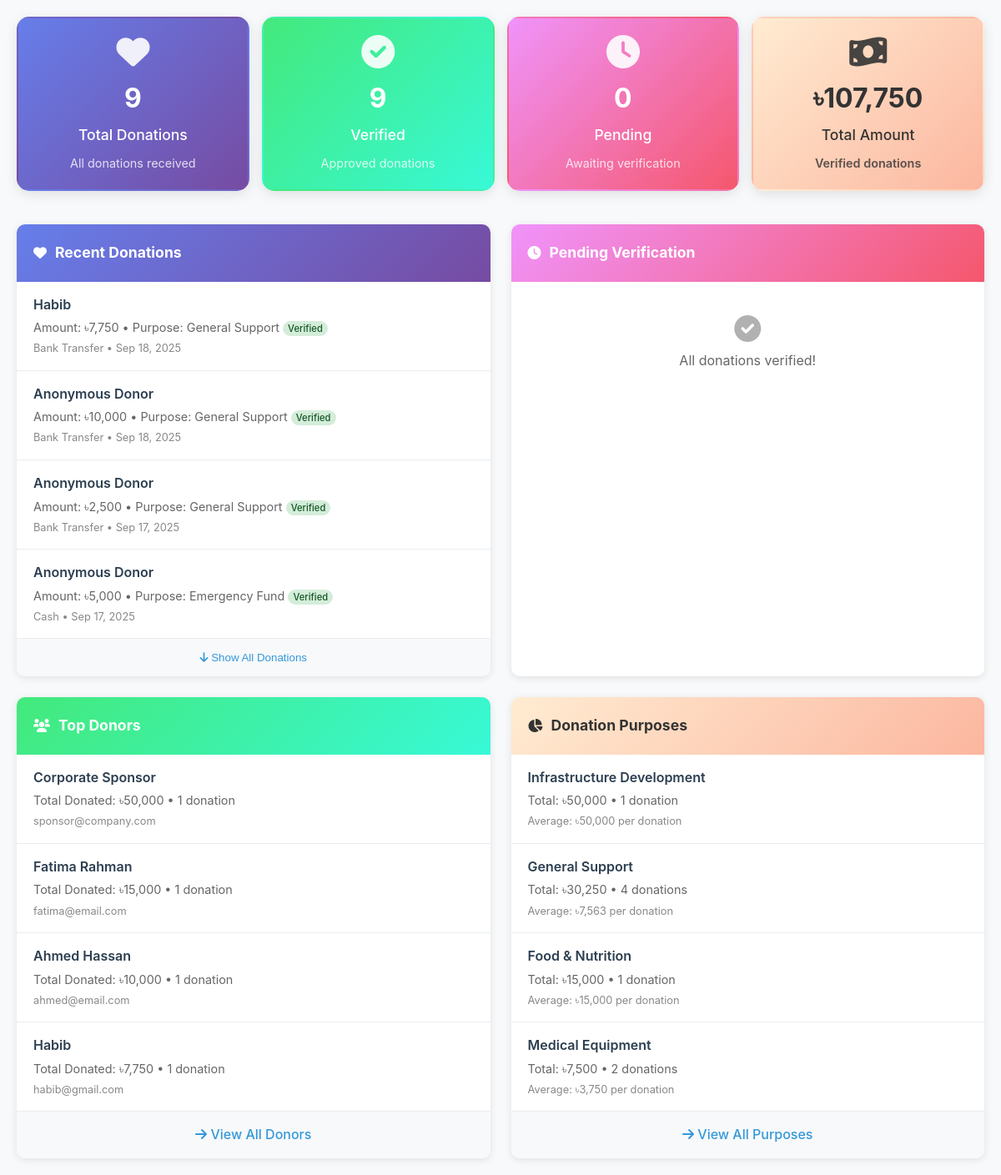
/admin/donations_overview.php (signed in), run on the app's committed database.
### tables this page shows
CREATE TABLE `donations` (
  `id` int(11) NOT NULL,
  `donor_name` varchar(100) DEFAULT NULL,
  `donor_email` varchar(100) DEFAULT NULL,
  `donor_phone` varchar(20) DEFAULT NULL,
  `amount` decimal(10,2) NOT NULL,
  `purpose` varchar(100) DEFAULT NULL,
  `payment_method` varchar(50) DEFAULT NULL,
  `transaction_id` varchar(100) DEFAULT NULL,
  `donation_date` date DEFAULT NULL,
  `is_anonymous` tinyint(1) DEFAULT 0,
  `is_verified` tinyint(1) DEFAULT 0,
  `verified_by` int(11) DEFAULT NULL,
  `created_at` timestamp NOT NULL DEFAULT current_timestamp()
);

### admin/donations_overview.php (the view, shortened to what this page needs)
<?php
$database = new Database();
$db = $database->getConnection();
$stats_query = "SELECT
                    COUNT(*) as total_donations,
                    COUNT(CASE WHEN is_verified = 1 THEN 1 END) as verified_donations,
                    COUNT(CASE WHEN is_verified = 0 THEN 1 END) as pending_donations,
                    SUM(CASE WHEN is_verified = 1 THEN amount ELSE 0 END) as total_verified_amount
                FROM donations";
$stats_stmt = $db->prepare($stats_query);
$stats_stmt->execute();
$stats = $stats_stmt->fetch(PDO::FETCH_ASSOC);
$recent_donations_query = "SELECT * FROM donations ORDER BY created_at DESC LIMIT 8";
$recent_donations_stmt = $db->prepare($recent_donations_query);
$recent_donations_stmt->execute();
$recent_donations = $recent_donations_stmt->fetchAll(PDO::FETCH_ASSOC);
$pending_donations_query = "SELECT * FROM donations WHERE is_verified = 0 ORDER BY created_at DESC LIMIT 6";
$pending_donations_stmt = $db->prepare($pending_donations_query);
$pending_donations_stmt->execute();
$pending_donations = $pending_donations_stmt->fetchAll(PDO::FETCH_ASSOC);
$top_donors_query = "SELECT donor_name, donor_email, SUM(amount) as total_donated, COUNT(*) as donation_count
                     FROM donations
                     WHERE is_verified = 1 AND is_anonymous = 0 AND donor_name IS NOT NULL
                     GROUP BY donor_name, donor_email
                     ORDER BY total_donated DESC
                     LIMIT 6";
$top_donors_stmt = $db->prepare($top_donors_query);
$top_donors_stmt->execute();
$top_donors = $top_donors_stmt->fetchAll(PDO::FETCH_ASSOC);
$purposes_query = "SELECT purpose, COUNT(*) as count, SUM(amount) as total_amount
                   FROM donations
                   WHERE is_verified = 1
                   GROUP BY purpose
                   ORDER BY total_amount DESC
                   LIMIT 6";
$purposes_stmt = $db->prepare($purposes_query);
$purposes_stmt->execute();
$purposes = $purposes_stmt->fetchAll(PDO::FETCH_ASSOC);
?>
<!DOCTYPE html>
<html lang="en">
<head>
    <link rel="stylesheet" href="../assets/css/style.css">
    <link rel="stylesheet" href="../assets/css/auth.css">
    <link href="https://cdnjs.cloudflare.com/ajax/libs/font-awesome/6.0.0/css/all.min.css" rel="stylesheet">
</head>
<body>
    <div class="donations-buttons">
        <a href="donations_management_fixed.php" class="donation-card total">
            <i class="fas fa-heart"></i>
            <div class="donation-count"><?php echo $stats['total_donations']; ?></div>
            <div class="donation-label">Total Donations</div>
            <div class="donation-desc">All donations received</div>
        </a>
        <a href="donations.php?filter=verified" class="donation-card verified">
            <i class="fas fa-check-circle"></i>
            <div class="donation-count"><?php echo $stats['verified_donations']; ?></div>
            <div class="donation-label">Verified</div>
            <div class="donation-desc">Approved donations</div>
        </a>
        <a href="donations.php?filter=pending" class="donation-card pending">
            <i class="fas fa-clock"></i>
            <div class="donation-count"><?php echo $stats['pending_donations']; ?></div>
            <div class="donation-label">Pending</div>
            <div class="donation-desc">Awaiting verification</div>
        </a>
        <a href="donations.php?view=reports" class="donation-card amount">
            <i class="fas fa-money-bill-wave"></i>
            <div class="donation-count">৳<?php echo number_format($stats['total_verified_amount']); ?></div>
            <div class="donation-label">Total Amount</div>
            <div class="donation-desc">Verified donations</div>
        </a>
    </div>
    <div class="recent-sections">
        <div class="recent-section">
            <div class="section-header recent">
                <i class="fas fa-heart"></i>
                <h3>Recent Donations</h3>
            </div>
            <div class="section-content">
                <?php if (!empty($recent_donations)): ?>
                    <?php foreach (array_slice($recent_donations, 0, 4) as $donation): ?>
                        <div class="donation-row">
                            <div class="donation-name">
                                <?php echo $donation['is_anonymous'] ? 'Anonymous Donor' : htmlspecialchars($donation['donor_name']); ?>
                            </div>
                            <div class="donation-details">
                                Amount: ৳<?php echo number_format($donation['amount']); ?> •
                                Purpose: <?php echo htmlspecialchars($donation['purpose']); ?>
                                <span class="status-badge <?php echo $donation['is_verified'] ? 'status-verified' : 'status-pending'; ?>">
                                    <?php echo $donation['is_verified'] ? 'Verified' : 'Pending'; ?>
                                </span>
                            </div>
                            <div class="donation-meta">
                                <?php echo htmlspecialchars($donation['payment_method']); ?> •
                                <?php echo date('M j, Y', strtotime($donation['donation_date'])); ?>
                            </div>
                        </div>
                    <?php endforeach; ?>
                    <button onclick="toggleAllDonations()" class="view-all-btn" id="toggleAllBtn">
                        <i class="fas fa-arrow-down"></i> Show All Donations
                    </button>
                <?php endif; ?>
            </div>
        </div>
        <div class="recent-section">
            <div class="section-header pending">
                <i class="fas fa-clock"></i>
                <h3>Pending Verification</h3>
            </div>
            <div class="section-content">
                <?php if (!empty($pending_donations)): ?>
                    <?php foreach (array_slice($pending_donations, 0, 4) as $donation): ?>
                        <div class="donation-row">
                            <div class="donation-name">
                                <?php echo $donation['is_anonymous'] ? 'Anonymous Donor' : htmlspecialchars($donation['donor_name']); ?>
                            </div>
                            <div class="donation-details">
                                Amount: ৳<?php echo number_format($donation['amount']); ?> •
                                <?php echo htmlspecialchars($donation['purpose']); ?>
                            </div>
                            <div class="donation-meta">
                                TXN: <?php echo htmlspecialchars($donation['transaction_id']); ?> •
                                <?php echo date('M j, Y', strtotime($donation['donation_date'])); ?>
                            </div>
                        </div>
                    <?php endforeach; ?>
                    <a href="donations.php?filter=pending" class="view-all-btn">
                        <i class="fas fa-arrow-right"></i> View All Pending
                    </a>
                <?php else: ?>
                    <div class="empty-state">
                        <i class="fas fa-check-circle"></i>
                        <p>All donations verified!</p>
                    </div>
                <?php endif; ?>
            </div>
        </div>
        <div class="recent-section">
            <div class="section-header donors">
                <i class="fas fa-users"></i>
                <h3>Top Donors</h3>
            </div>
            <div class="section-content">
                <?php if (!empty($top_donors)): ?>
                    <?php foreach (array_slice($top_donors, 0, 4) as $donor): ?>
                        <div class="donation-row">
                            <div class="donation-name"><?php echo htmlspecialchars($donor['donor_name']); ?></div>
                            <div class="donation-details">
                                Total Donated: ৳<?php echo number_format($donor['total_donated']); ?> •
                                <?php echo $donor['donation_count']; ?> donation<?php echo $donor['donation_count'] > 1 ? 's' : ''; ?>
                            </div>
                            <div class="donation-meta">
                                <?php echo htmlspecialchars($donor['donor_email']); ?>
                            </div>
                        </div>
                    <?php endforeach; ?>
                    <a href="donations.php?view=donors" class="view-all-btn">
                        <i class="fas fa-arrow-right"></i> View All Donors
                    </a>
                <?php endif; ?>
            </div>
        </div>
        <div class="recent-section">
            <div class="section-header purposes">
                <i class="fas fa-chart-pie"></i>
                <h3>Donation Purposes</h3>
            </div>
            <div class="section-content">
                <?php if (!empty($purposes)): ?>
                    <?php foreach (array_slice($purposes, 0, 4) as $purpose): ?>
                        <div class="donation-row">
                            <div class="donation-name"><?php echo htmlspecialchars($purpose['purpose']); ?></div>
                            <div class="donation-details">
                                Total: ৳<?php echo number_format($purpose['total_amount']); ?> •
                                <?php echo $purpose['count']; ?> donation<?php echo $purpose['count'] > 1 ? 's' : ''; ?>
                            </div>
                            <div class="donation-meta">
                                Average: ৳<?php echo number_format($purpose['total_amount'] / $purpose['count']); ?> per donation
                            </div>
                        </div>
                    <?php endforeach; ?>
                    <a href="donations.php?view=purposes" class="view-all-btn">
                        <i class="fas fa-arrow-right"></i> View All Purposes
                    </a>
                <?php endif; ?>
            </div>
        </div>
    </div>
</body>
</html>

### assets/css/style.css (style rules this page uses)
* { margin: 0; padding: 0; box-sizing: border-box; }
body { font-family: 'Segoe UI', Tahoma, Geneva, Verdana, sans-serif; line-height: 1.6; color: #333; background-color: #f8f9fa; }

### admin/donations_overview.php (style rules this page uses)
body { font-family: -apple-system, BlinkMacSystemFont, "Segoe UI", Roboto, sans-serif; background: #f8f9fa; margin: 0; padding: 20px; }
.donations-buttons { display: grid; grid-template-columns: repeat(4, 1fr); gap: 15px; margin-bottom: 40px; }
.donation-card { background: white; border-radius: 15px; padding: 20px 15px; box-shadow: 0 4px 15px rgba(0,0,0,0.1); text-align: center; cursor: pointer; transition: all 0.3s ease; border: 2px solid transparent; text-decoration: none; color: inherit; }
.donation-card.total { background: linear-gradient(135deg, #667eea 0%, #764ba2 100%); color: white; }
.donation-card.verified { background: linear-gradient(135deg, #43e97b 0%, #38f9d7 100%); color: white; }
.donation-card.pending { background: linear-gradient(135deg, #f093fb 0%, #f5576c 100%); color: white; }
.donation-card.amount { background: linear-gradient(135deg, #ffecd2 0%, #fcb69f 100%); color: #333; }
.donation-card i { font-size: 2.5rem; margin-bottom: 10px; opacity: 0.9; }
.donation-count { font-size: 2rem; font-weight: bold; margin-bottom: 5px; }
.donation-label { font-size: 1.1rem; font-weight: 500; margin-bottom: 8px; }
.donation-desc { font-size: 0.9rem; opacity: 0.8; }
.recent-sections { display: grid; grid-template-columns: repeat(2, 1fr); gap: 25px; }
.recent-section { background: white; border-radius: 10px; box-shadow: 0 2px 10px rgba(0,0,0,0.1); overflow: hidden; }
.section-header { padding: 20px; background: linear-gradient(135deg, #3498db, #2980b9); color: white; display: flex; align-items: center; gap: 10px; }
.section-header.recent { background: linear-gradient(135deg, #667eea, #764ba2); }
.section-header.pending { background: linear-gradient(135deg, #f093fb, #f5576c); }
.section-header.donors { background: linear-gradient(135deg, #43e97b, #38f9d7); }
.section-header.purposes { background: linear-gradient(135deg, #ffecd2, #fcb69f); color: #333; }
.section-header h3 { margin: 0; font-size: 1.1rem; }
.section-content { padding: 0; }
.donation-row { padding: 15px 20px; border-bottom: 1px solid #e9ecef; transition: background 0.2s ease; }
.donation-name { font-weight: 600; color: #2c3e50; margin-bottom: 5px; }
.donation-details { font-size: 0.9rem; color: #666; line-height: 1.4; }
.donation-meta { font-size: 0.8rem; color: #888; margin-top: 5px; }
.status-badge { padding: 2px 6px; border-radius: 10px; font-size: 0.7rem; font-weight: 500; }
.status-verified { background: #d4edda; color: #155724; }
.empty-state { padding: 40px 20px; text-align: center; color: #666; }
.empty-state i { font-size: 2rem; margin-bottom: 10px; opacity: 0.5; }
.view-all-btn { display: block; width: 100%; padding: 15px; background: #f8f9fa; color: #3498db; text-align: center; text-decoration: none; font-weight: 500; transition: all 0.2s ease; border-top: 1px solid #e9ecef; border: none; cursor: pointer; }
.amount { font-weight: 600; color: #27ae60; }

### data on the page
donations: donor_name "Habib", amount "7,750", purpose "General Support", is_verified "Verified", payment_method "Bank Transfer", donation_date "Sep 18, 2025"
donations: is_anonymous "Anonymous Donor", amount "10,000", purpose "General Support", is_verified "Verified", payment_method "Bank Transfer", donation_date "Sep 18, 2025"
donations: is_anonymous "Anonymous Donor", amount "2,500", purpose "General Support", is_verified "Verified", payment_method "Bank Transfer", donation_date "Sep 17, 2025"
donations: is_anonymous "Anonymous Donor", amount "5,000", purpose "Emergency Fund", is_verified "Verified", payment_method "Cash", donation_date "Sep 17, 2025"

### other printed values
$stats['total_donations'] "9"
$stats['verified_donations'] "9"
$stats['pending_donations'] "0"
$stats['total_verified_amount'] "107,750"
$donor['donor_name'] "Corporate Sponsor"
$donor['total_donated'] "50,000"
$donor['donation_count'] "1"
$donor['donor_email'] "sponsor@company.com"
$donor['donor_name'] "Fatima Rahman"
$donor['total_donated'] "15,000"
$donor['donor_email'] "fatima@email.com"
$donor['donor_name'] "Ahmed Hassan"
$donor['total_donated'] "10,000"
$donor['donor_email'] "ahmed@email.com"
$donor['donor_name'] "Habib"
